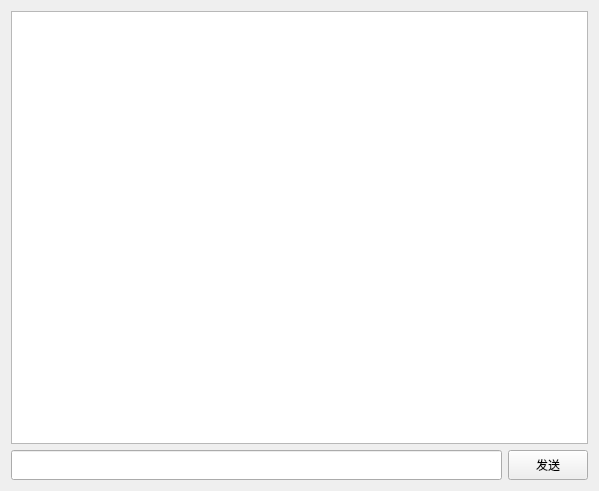
<?xml version="1.0" encoding="UTF-8"?>
<ui version="4.0">
 <class>PrivateChat</class>
 <widget class="QWidget" name="PrivateChat">
  <property name="geometry">
   <rect>
    <x>0</x>
    <y>0</y>
    <width>599</width>
    <height>491</height>
   </rect>
  </property>
  <property name="minimumSize">
   <size>
    <width>30</width>
    <height>30</height>
   </size>
  </property>
  <property name="windowTitle">
   <string>Form</string>
  </property>
  <layout class="QVBoxLayout" name="verticalLayout_2">
   <item>
    <layout class="QVBoxLayout" name="verticalLayout">
     <item>
      <widget class="QTextEdit" name="showMsg_te"/>
     </item>
     <item>
      <layout class="QHBoxLayout" name="horizontalLayout">
       <item>
        <widget class="QLineEdit" name="inputMsg_le">
         <property name="minimumSize">
          <size>
           <width>0</width>
           <height>30</height>
          </size>
         </property>
        </widget>
       </item>
       <item>
        <widget class="QPushButton" name="sendMsg_pb">
         <property name="minimumSize">
          <size>
           <width>0</width>
           <height>30</height>
          </size>
         </property>
         <property name="text">
          <string>发送</string>
         </property>
        </widget>
       </item>
      </layout>
     </item>
    </layout>
   </item>
  </layout>
 </widget>
 <resources/>
 <connections/>
</ui>
